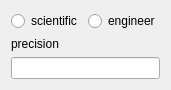
<?xml version="1.0" encoding="UTF-8"?>
<ui version="4.0">
 <class>Form</class>
 <widget class="QWidget" name="Form">
  <property name="geometry">
   <rect>
    <x>0</x>
    <y>0</y>
    <width>161</width>
    <height>87</height>
   </rect>
  </property>
  <property name="windowTitle">
   <string>Form</string>
  </property>
  <layout class="QGridLayout" name="gridLayout_2">
   <item row="0" column="0">
    <layout class="QHBoxLayout" name="horizontalLayout">
     <item>
      <widget class="QRadioButton" name="radScientific">
       <property name="text">
        <string>scientific</string>
       </property>
      </widget>
     </item>
     <item>
      <spacer name="horizontalSpacer">
       <property name="orientation">
        <enum>Qt::Horizontal</enum>
       </property>
       <property name="sizeHint" stdset="0">
        <size>
         <width>40</width>
         <height>20</height>
        </size>
       </property>
      </spacer>
     </item>
     <item>
      <widget class="QRadioButton" name="radEngineer">
       <property name="text">
        <string>engineer</string>
       </property>
      </widget>
     </item>
    </layout>
   </item>
   <item row="1" column="0">
    <layout class="QVBoxLayout" name="verticalLayout">
     <item>
      <widget class="QLabel" name="lblPrecision">
       <property name="text">
        <string>precision</string>
       </property>
      </widget>
     </item>
    </layout>
   </item>
   <item row="2" column="0">
    <widget class="QLineEdit" name="lineEdit"/>
   </item>
  </layout>
 </widget>
 <resources/>
 <connections/>
</ui>
